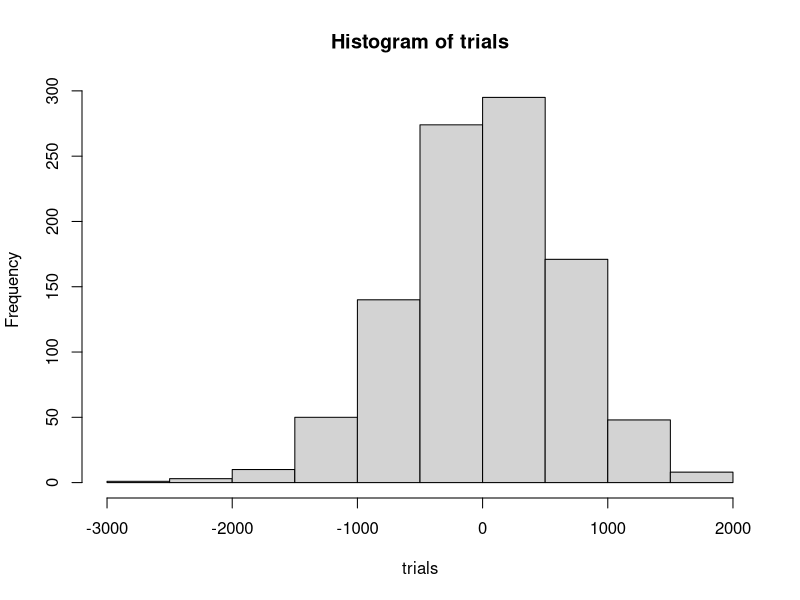

R code for this plot:
# File: AB_test_compare_means_simulation.R
# Example: A/B Test: Compare Two Means via Simulation
# Data: Treat and Control for Pig Blood Test

# Note: Set working directory to the source file
# Session --> Set Working Directory --> To Source File Location
# getwd()

simulation.trial <- function(data.vector,  
                             replace=TRUE, 
                             fun.name) {
  shuffle <- sample(data.vector, 
                    length(data.vector), 
                    replace)
  shuffle.matrix <- matrix(shuffle,ncol=2,
                           nrow=length(data.vector),
                           byrow=TRUE)
  statistic <- fun.name(shuffle.matrix[,2]) - 
               fun.name(shuffle.matrix[,1])
  return(statistic)
}

vector.data <- scan(file = "../data_raw/pigblood.txt")
View (vector.data)
# create a matrix with 10 rows and 2 columns
matrix.data<- matrix(vector.data, 
                     ncol=2, nrow=10, 
                     byrow=TRUE)

write.table(matrix.data, sep=" ", row.names=FALSE, 
            col.names=c( "Control", "Treatment" ))

cat("Mean Control: ", mean(matrix.data[,1]), "\n")
cat("Mean Treatment: ", mean(matrix.data[,2]), "\n")
mean.diff <- mean(matrix.data[,2]) - mean(matrix.data[,1])
cat("Difference in the means of Treatment minus Control: ", 
    mean.diff,"\n")

n.repeats <- 1000
with.replacement <- TRUE
trials <- replicate(n.repeats,
                    simulation.trial(vector.data, 
                                     with.replacement,
                                     mean))
hist(trials)
# The mean.diff is negative, so use <=
pval <- ifelse(trials <= mean.diff, 1, 0)
cat("p-value: ",sum(pval)/n.repeats,"\n")
